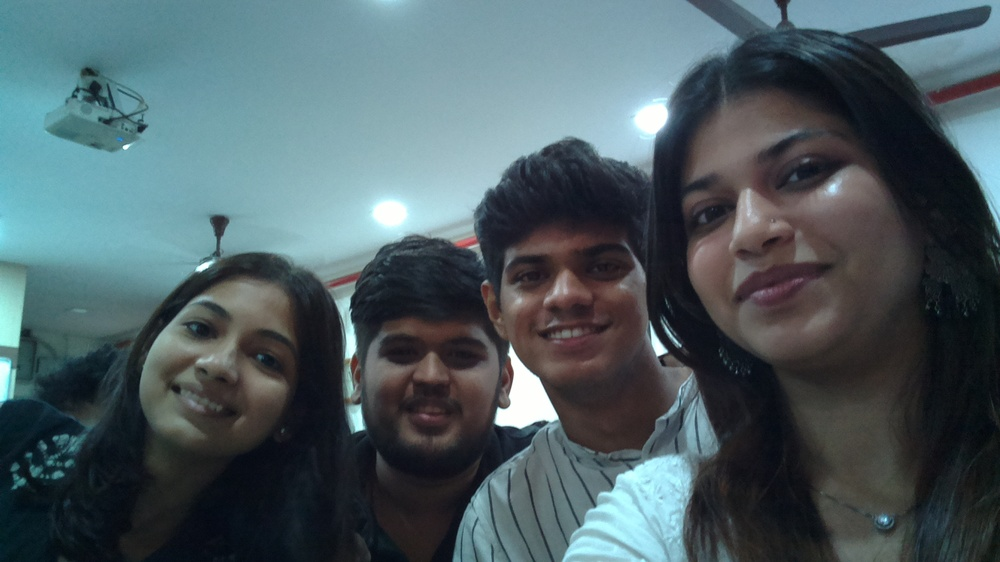
#> input picture face-detector/input.jpg, 1000 x 562 px, shrunk from 1920 x 1080 before the run
$ python face_detector.py
#> lines starting #> are read from the running program, lines starting #| are printed output that depends on the picture; after the words box and inside, x2 and y2 are one past the last pixel; in counts of white or black regions, pixels touching at a corner belong together
import cv2
import os

# Load the Haar Cascade face classifier
cascade_path = cv2.data.haarcascades + "haarcascade_frontalface_default.xml"

face_cascade = cv2.CascadeClassifier(cascade_path)

# Get the folder where this Python file is located
project_folder = os.path.dirname(os.path.abspath(__file__))

# Image path
image_path = os.path.join(project_folder, "input.jpg")

# Check if image exists
if not os.path.exists(image_path):
    print("Error: input.jpg not found!")
    print("Place input.jpg in the same folder as face_detector.py")
    exit()

# Read the image
image = cv2.imread(image_path)
#> image is the input picture: shape (562, 1000, 3); mean B, G, R 98.1, 93, 76.5

if image is None:
    print("Error: Could not load the image.")
    exit()

# Convert image to grayscale
gray = cv2.cvtColor(image, cv2.COLOR_BGR2GRAY)
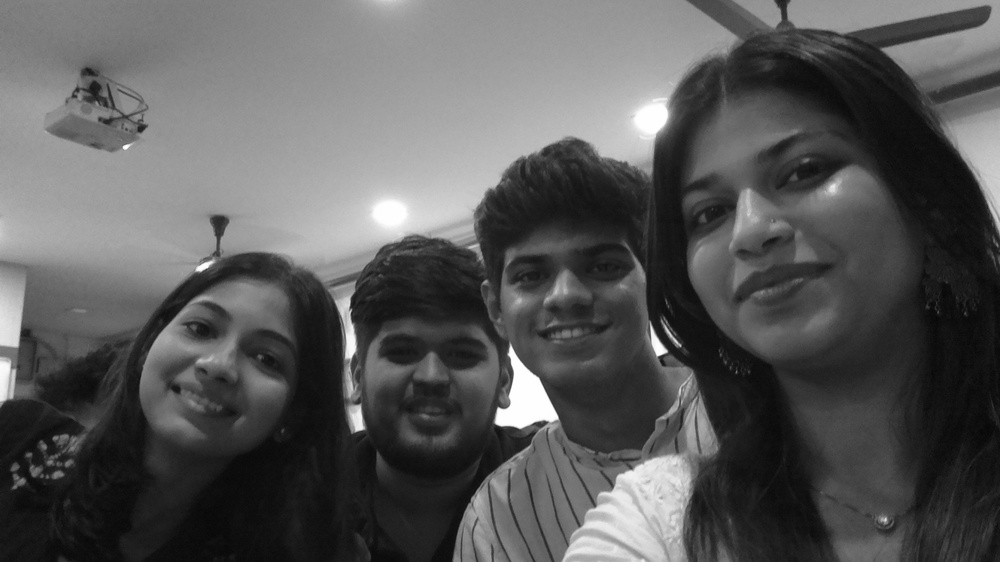
#> gray: shape (562, 1000); min 6, max 255, mean 88.7

# Detect faces
faces = face_cascade.detectMultiScale(
    gray,
    scaleFactor=1.1,
    minNeighbors=5,
    minSize=(30, 30)
)
#> faces = [[353, 295, 151, 151], [479, 202, 174, 174], [653, 90, 243, 243]]

# Draw rectangles around detected faces
for (x, y, w, h) in faces:
    cv2.rectangle(
        image,
        (x, y),
        (x + w, y + h),
        (0, 255, 0),
        2
    )
#> this loop made 3 passes
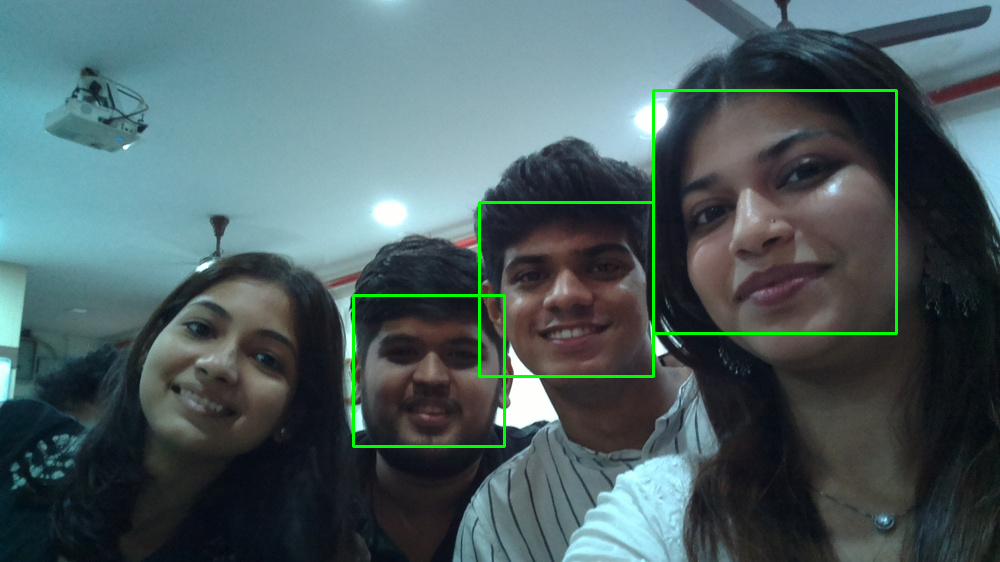
#> image: shape (562, 1000, 3); 1.14% of pixels changed, all inside (x1, y1, x2, y2) = (352, 89, 898, 448)

print(f"Faces detected: {len(faces)}")
#| Faces detected: 3

# Display result
cv2.imshow("Face Detector", image)

print("Press any key to close the window.")
cv2.waitKey(0)
cv2.destroyAllWindows()
